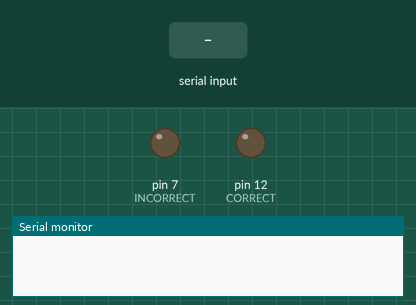
The sketch below on a simulated Arduino Uno, built with avr-gcc and run on an emulated ATmega328P. On the bench: output pins drawn as LEDs (lit = HIGH), the last lines printed to the serial monitor. Inputs (shaded band) come from the test bench.

Above: at 1.2 s.
1.3 s: "90,45\n" received over Serial
At 2.9 s:
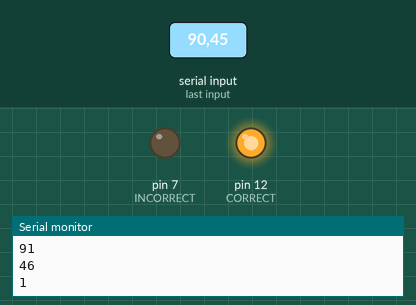
Timing chart, 0 to 8.8 s (numbered marks = the images above; inputs shaded):
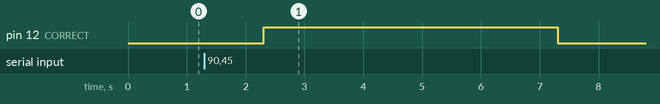

Measured:
- after the input at 1.3 s, pin 12 (CORRECT): LOW → HIGH after 1.0 s, → LOW 5.0 s later

The sketch:

test-sketch.ino
```cpp
const int INCORRECT = 7;
const int CORRECT = 12;

void setup() {
	pinMode(INCORRECT, OUTPUT);
	pinMode(CORRECT, OUTPUT);
	Serial.begin(9600);
}

void loop() {
	if (Serial.available() > 0) {
		int value = Serial.parseInt();
		Serial.println(value + 1);
		if (value == 1) {
			digitalWrite(INCORRECT, HIGH);
			delay(2000);
			digitalWrite(INCORRECT, LOW);
		}
		if (value == 0) {
			digitalWrite(CORRECT, HIGH);
			delay(5000);
			digitalWrite(CORRECT, LOW);
		}
	}
}
```
